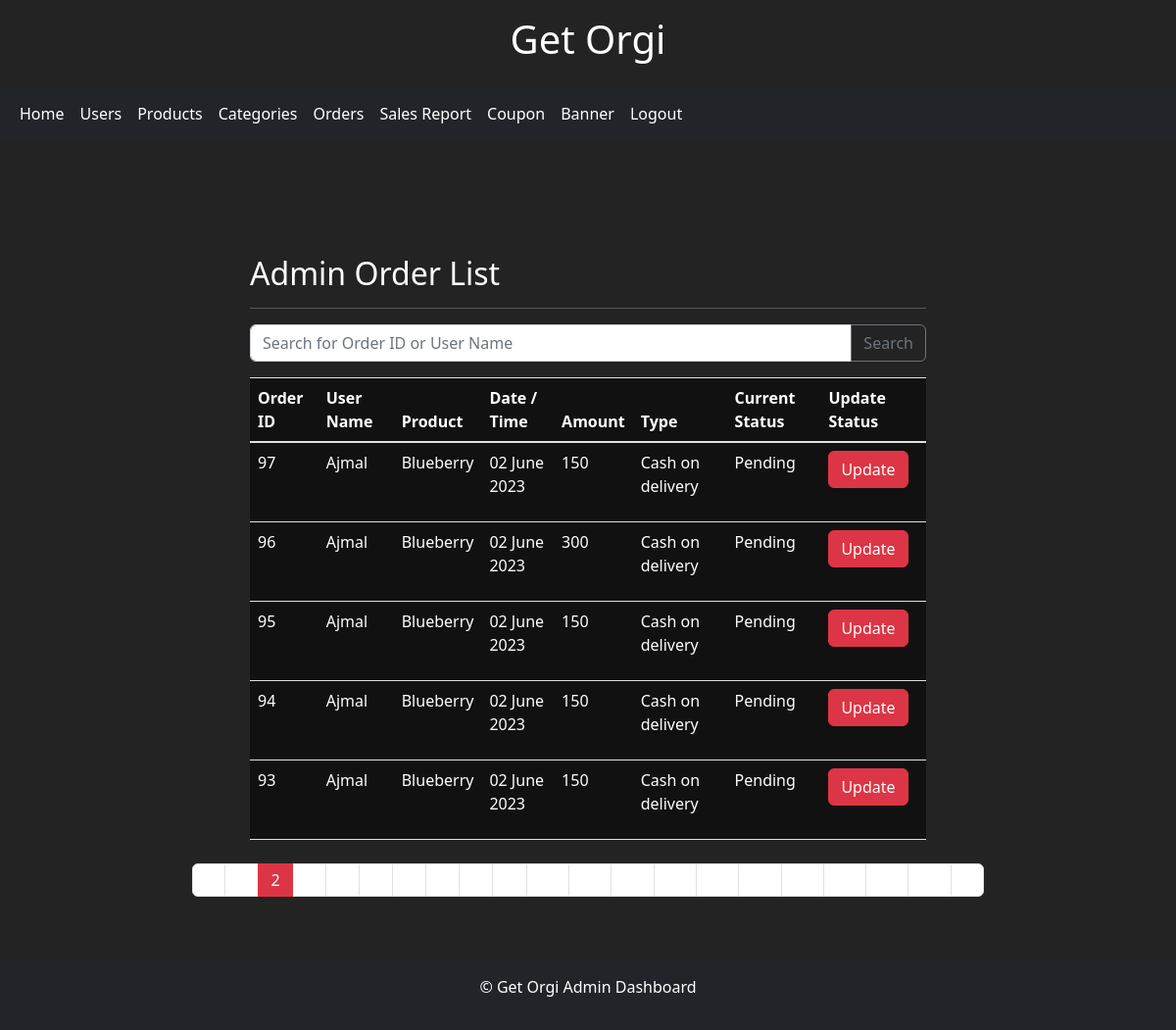
The page /adminorderlist/?page=2 (signed in) on the database its author committed.
### shopping/models.py (models this page shows, shortened)
class Order(models.Model):
    user = models.ForeignKey(UserDetail, on_delete=models.CASCADE)
    address = models.ForeignKey(Address, on_delete=models.CASCADE)
    product = models.ForeignKey(Product, on_delete=models.CASCADE)
    amount = models.IntegerField(default=0)
    ordered_date = models.DateTimeField(auto_now_add=True)
    ordertype = models.CharField(max_length=50, choices=TYPE_CHOICES, default='Cash on delivery')
    status = models.CharField(max_length=50, choices=STATUS_CHOICES, default='Pending')
    variant=models.CharField(max_length=50, null=True)
    quantity = models.PositiveIntegerField(default=1)

class UserDetail(models.Model):
    uname=models.CharField(unique=True, max_length=50)
    uemail=models.CharField(max_length=50)
    phone=models.CharField(max_length=50, null=True)
    upassword=models.CharField(max_length=50)
    uactive=models.BooleanField(default=True)
    uimage = models.ImageField(upload_to='imagestore/', null=True, blank=True)
    uotp=models.IntegerField(null=True)

class Product(models.Model):
    name = models.CharField(max_length=50)
    description = models.TextField(max_length=200, default='')
    stock = models.PositiveIntegerField(default=1)
    category = models.ForeignKey(Category, on_delete=models.CASCADE,  null=True)
    normalprice = models.IntegerField(default=0)
    listed = models.BooleanField(default=True)
    offer_percentage = models.IntegerField(default=0)
    def __str__(self):
        return self.name

### shopping/views.py (the view)
# urls.py: path('adminorderlist/', views.adminorderlist, name='adminorderlist'),
def adminorderlist(request):
    if 'adusername' in request.session:
        if 'search' in request.GET:
            search=request.GET['search']
            member=Order.objects.filter(Q(user__uname__icontains=search)|Q(id__icontains=search)).order_by('-id')
        else:
            member = Order.objects.all().order_by('-id')
        paginator = Paginator(member, 5)
        page_number = request.GET.get('page')
        page_obj = paginator.get_page(page_number)
        return render(request,'adminorderlist.html', {'page_obj': page_obj})
    else:
        return redirect('admin_login')

### templates/adminorderlist.html (shortened to what this page needs)
{% extends 'admin_dash.html' %}
{% block content %}
<link rel="stylesheet" href="https://cdn.jsdelivr.net/npm/bootstrap@5.2.3/dist/css/bootstrap.min.css">
<div class="mx-auto col-sm-12 col-md-10 col-lg-8">
    <div class="container mt-5">
        <h2>Admin Order List</h2>
        <hr>
        <form method="get">
            <div class="input-group mb-3">
                <input type="text" class="form-control" placeholder="Search for Order ID or User Name" name="search">
                <div class="input-group-append">
                    <button class="btn btn-outline-secondary" type="submit">Search</button>
                </div>
            </div>
        </form>
        <table class="table ">
            <thead>
                <tr>
                    <th>Order ID</th>
                    <th>User Name</th>
                    <th>Product</th>
                    <th>Date / Time</th>
                    <th>Amount</th>
                    <th>Type</th>
                    <th>Current Status</th>
                    <th>Update Status</th>
                </tr>
            </thead>
            <tbody>
                {% for order in page_obj %}
                <tr>
                    <td>{{ order.id }}</td>
                    <td>{{ order.user.uname }}</td>
                    <td>{{ order.product }}</td>
                    <td><p>{{ order.ordered_date|date:"d F Y" }}</p></td>
                    <td>{{ order.amount }}</td>
                    <td>{{ order.ordertype }}</td>
                    <td>{{ order.status }}</td>
                    <td>
                        <a href="{% url 'updateorder' id=order.id %}" class="btn btn-primary">Update</a>
                    </td>
                </tr>
                {% endfor %}
            </tbody>
        </table>
        <div class="d-flex justify-content-center mt-4">
            <nav aria-label="Page navigation">
                <ul class="pagination">
                    {% if page_obj.has_previous %}
                    <li class="page-item"><a class="page-link" href="?page={{ page_obj.previous_page_number }}">&laquo;</a></li>
                    {% else %}
                    <li class="page-item disabled"><a class="page-link" href="#">&laquo;</a></li>
                    {% endif %}
                    {% for num in page_obj.paginator.page_range %}
                    {% if page_obj.number == num %}
                    <li class="page-item active"><a class="page-link" href="#">{{ num }}</a></li>
                    {% else %}
                    <li class="page-item"><a class="page-link" href="?page={{ num }}">{{ num }}</a></li>
                    {% endif %}
                    {% endfor %}
                    {% if page_obj.has_next %}
                    <li class="page-item"><a class="page-link" href="?page={{ page_obj.next_page_number }}">&raquo;</a></li>
                    {% else %}
                    <li class="page-item disabled"><a class="page-link" href="#">&raquo;</a></li>
                    {% endif %}
                </ul>
            </nav>
        </div>
    </div>
</div>
{% endblock %}

### templates/admin_dash.html (style rules this page uses)
body { background-color: #f8f9fa; }

### templates/adminorderlist.html (style rules this page uses)
body { background-color: #232323; color: #fff; }
h2, h3, p { color: #fff !important; }
.table { background-color: #111; color: #fff; }
.table thead th { color: #fff; }
.btn-primary { background-color: #dc3545; border-color: #dc3545; }
.page-item .page-link { color: #fff; }
.page-item.active .page-link { background-color: #dc3545; border-color: #dc3545; }

### rows shown on the page
Order: id "97", user.uname "Ajmal", product "Blueberry", ordered_date "02 June 2023", amount "150", ordertype "Cash on delivery", status "Pending"
Order: id "96", user.uname "Ajmal", product "Blueberry", ordered_date "02 June 2023", amount "300", ordertype "Cash on delivery", status "Pending"
Order: id "95", user.uname "Ajmal", product "Blueberry", ordered_date "02 June 2023", amount "150", ordertype "Cash on delivery", status "Pending"
Order: id "94", user.uname "Ajmal", product "Blueberry", ordered_date "02 June 2023", amount "150", ordertype "Cash on delivery", status "Pending"
Order: id "93", user.uname "Ajmal", product "Blueberry", ordered_date "02 June 2023", amount "150", ordertype "Cash on delivery", status "Pending"

### other values the page prints
{{ num }} "2"
